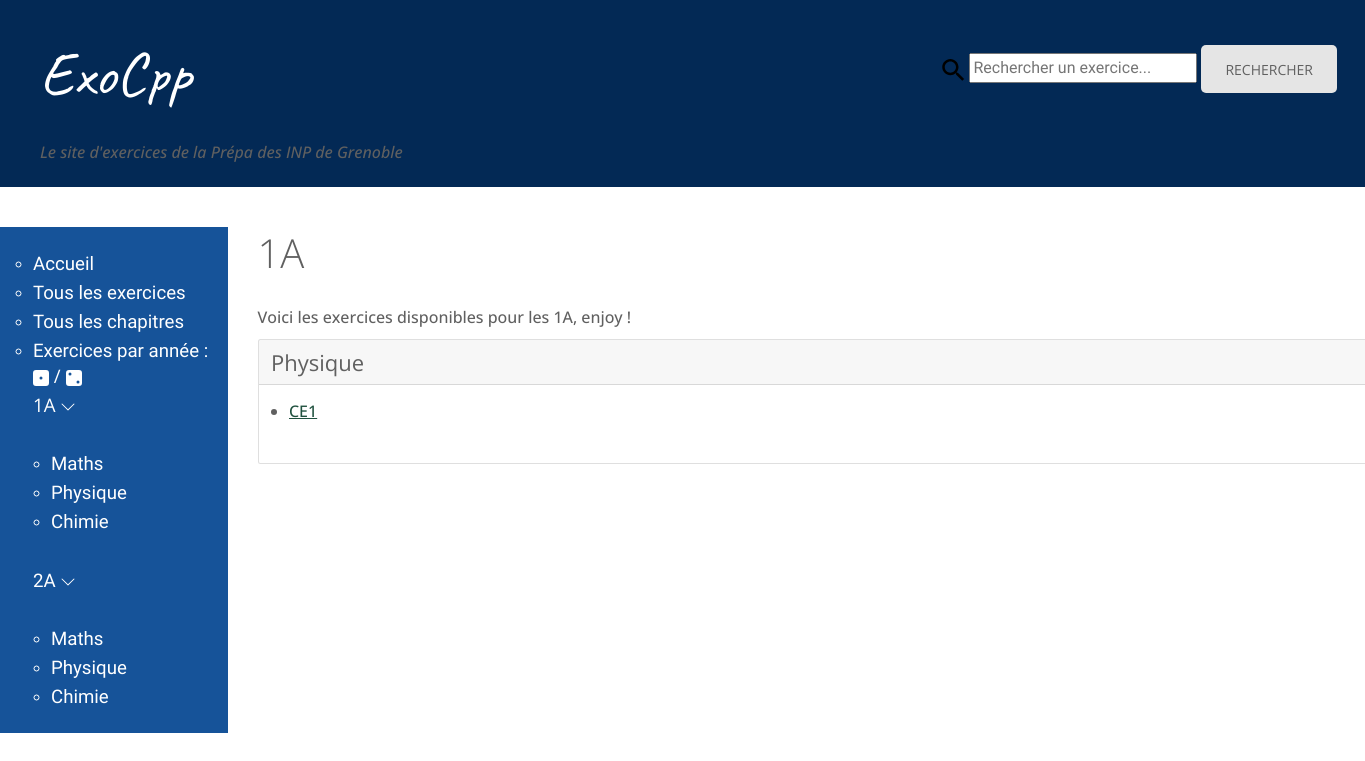
Page /1A on the earlier database version.
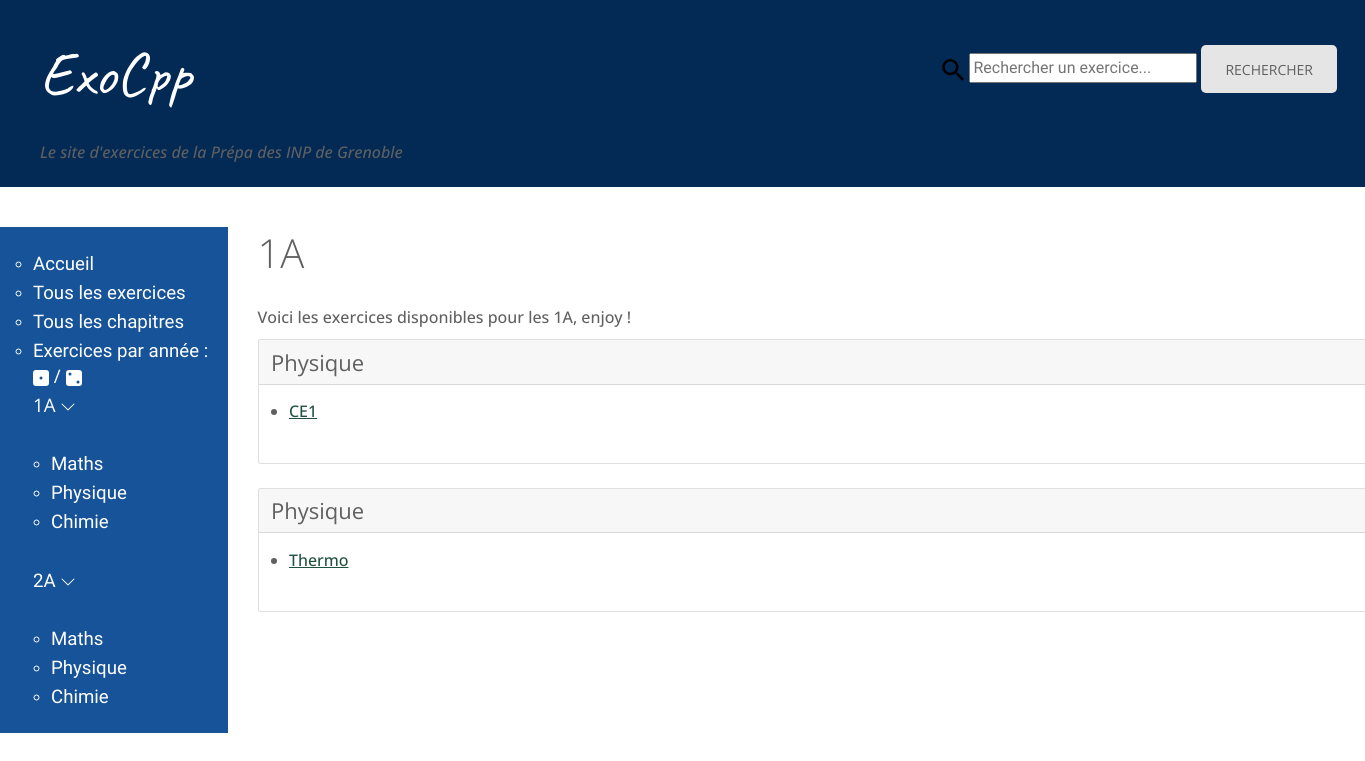
Same page on the later database version.
### exo/models.py (models this page shows, shortened)
class Chapitre(models.Model):
    annee = models.CharField(max_length=2, choices = [('1A', 'Première année'),
        ('2A', 'Deuxième année')])
    matiere = models.CharField(max_length=40 , choices = [('Maths', 'Maths'),('Chimie','Chimie'),
        ('Physique', 'Physique')]
        )
    nom = models.CharField(max_length=200, null=False)
    numero = models.IntegerField(null=True, help_text="Vous pouvez numéroter le chapitre/module \
        pour permettre un classement dans l'ordre du programme (recommandé, \
        la valeur par défaut est 1)", default=1)
    def get_absolute_url(self):
        return reverse('chapitre-details', args=[str(self.id)])

### exo/views.py (the view)
# urls.py: path('1A', views.all_1A, name="1A"),
def all_1A(request):
	prem_list = Chapitre.objects.filter(annee='1A').order_by('matiere', 'numero')
	return render(request, 'exo/1A.html', {'prem_list' : prem_list})

### exo/templates/exo/1A.html (shortened to what this page needs)
{% extends 'base_generic.html' %}
{% block content %}
	<h1>1A</h1>
  	<h6>Voici les exercices disponibles pour les 1A, enjoy !</h6>
	  	{% for chapitre in prem_list %}
	  		<div class="card">
			  <h4 class="card-header">
			  {{ chapitre.matiere }}</h4>
			  <div class="card-body">
			    <h6 class="card-title"><ul><li><a href="{{ chapitre.get_absolute_url }}">{{ chapitre.nom }}</a></li></ul></h6>
			  </div>
			</div><br/>
		{% endfor %}
{% endblock %}

### exo/templates/base_generic.html (shortened to what this page needs)
{% load static %}
<!DOCTYPE html>
<html lang="en">
<head>
  <link rel="stylesheet" href="https://stackpath.bootstrapcdn.com/bootstrap/4.1.3/css/bootstrap.min.css">
  <link rel="stylesheet" href="{% static 'css/styles.css' %}">
<link rel='stylesheet' id='pretty-checkbx-css'  href='https://cdn.jsdelivr.net/npm/pretty-checkbox@3.0/dist/pretty-checkbox.min.css?ver=5.4.4' type='text/css' media='all' />
<link rel="stylesheet" type="text/css" href="{% static 'css/styles2.css' %}"/>
</head>
<body>
  <div class="page-header">
      <div class="wrapper col1">
        <div id="topbar">
          <div id="search">
            <form class="search" method=POST action="{% url 'search-chap' %}">
              <input class="barre-recherche" type="search" placeholder="Rechercher un exercice..." aria-label="Recherche" name="searched">
              <button class="btn btn-outline-primary" type="submit">Rechercher</button>
            </form>
          </div>
        </div>
      </div>
      <div class="titre">
      <h1><a href="/">ExoCpp</a></h1>
      <h5>Le site d'exercices de la Prépa des INP de Grenoble</h5></div>
  </div>
  <div class="container-fluid">
    <div class="row">
          <div class="col-sm-2">
          {% block sidebar %}
          <br/>
          <ul class="puces-navbar">
              <li><h4><a href="{% url 'home' %}">Accueil</a></h4></li>
              <li><h4><a href="{% url 'exercices' %}">Tous les exercices</a></h4></li>
              <li><h4><a href="{% url 'chapitres' %}">Tous les chapitres</a></h4></li>
              <li><h4><a href="{% url '1A' %}">Exercices par année : {% include './exo/icons/dice-1-fill.svg' %}</a> / <a href="{% url '2A' %}">{% include './exo/icons/dice-2-fill.svg' %}</a></h4></li>
          {% endblock %}
          <div id="menu">
    <h4>1A <a href="{% url '1A' %}">{% include './exo/icons/chevron-down.svg' %}</a></h4><br/>
    <ul class="puces-navbar">
        <li><h4><a href="">Maths</a></h4></li>
        <li><h4><a href="">Physique</a></h4></li>
        <li><h4><a href="">Chimie</a></h4></li>
    </ul>
    <br/>
    <h4><a href="{% url '2A' %}">2A {% include './exo/icons/chevron-down.svg' %}</a></h4><br/>
    <ul class="puces-navbar">
        <li><h4><a href="">Maths</a></h4></li>
        <li><h4><a href="">Physique</a></h4></li>
        <li><h4><a href="">Chimie</a></h4></li>
    </ul>
</div>
</ul>
      </div>
         <div class="col-sm-10 ">
            <div class="container">
              {% block content %}
              {% endblock %}
            </div>
            <br/>
            <br/>
         </div>
    </div>
  </div>
</body>
</html>

### exo/templates/exo/icons/dice-1-fill.svg
<svg xmlns="http://www.w3.org/2000/svg" width="16" height="16" fill="currentColor" class="bi bi-dice-1-fill" viewBox="0 0 16 16">
  <path d="M3 0a3 3 0 0 0-3 3v10a3 3 0 0 0 3 3h10a3 3 0 0 0 3-3V3a3 3 0 0 0-3-3H3zm5 9.5a1.5 1.5 0 1 1 0-3 1.5 1.5 0 0 1 0 3z"/>
</svg>

### exo/templates/exo/icons/dice-2-fill.svg
<svg xmlns="http://www.w3.org/2000/svg" width="16" height="16" fill="currentColor" class="bi bi-dice-2-fill" viewBox="0 0 16 16">
  <path d="M0 3a3 3 0 0 1 3-3h10a3 3 0 0 1 3 3v10a3 3 0 0 1-3 3H3a3 3 0 0 1-3-3V3zm5.5 1a1.5 1.5 0 1 0-3 0 1.5 1.5 0 0 0 3 0zm6.5 9.5a1.5 1.5 0 1 0 0-3 1.5 1.5 0 0 0 0 3z"/>
</svg>

### exo/templates/exo/icons/chevron-down.svg
<svg xmlns="http://www.w3.org/2000/svg" width="16" height="16" fill="currentColor" class="bi bi-chevron-down" viewBox="0 0 16 16">
  <path fill-rule="evenodd" d="M1.646 4.646a.5.5 0 0 1 .708 0L8 10.293l5.646-5.647a.5.5 0 0 1 .708.708l-6 6a.5.5 0 0 1-.708 0l-6-6a.5.5 0 0 1 0-.708z"/>
</svg>

### exo/static/css/styles.css (style rules this page uses)
.page-header { background-color: #032955; margin-top: 0; margin-bottom: 40px; padding: 20px 20px 20px 40px; }
.page-header h1, .page-header h1 a, .page-header h1 a:visited, .page-header h1 a:active { color: #ffffff; font-size: 54pt; text-decoration: none; }
h1 a, h2 a { color: #FFFFFF; font-family: 'Caveat', cursive; }
h5 { color: #A0B5CE; font-size: 18pt; font-family: 'Caveat', cursive; }
h4 a { color: #FFFFFF; font-family: 'Cuprum', sans-serif; }
.col-sm-2 { background-color: #165399; }
.col-sm-2 h4, .col-sm-2 h4 a, .col-sm-2 h4 a:visited, .col-sm-2 h4 a:active { color: #FFFFFF; font-size: 14pt; text-decoration: none; margin-bottom:4px; font-weight:400; font-style:normal; text-transform:none }
body { background-color: #D6DADE; color: black; }
#topbar { height:45px; padding:15px 0; float: right }
#topbar #search { display:block; float:right; }
.puces-navbar { list-style: circle; color: white; }
.titre h1 a { color: #FFFFFF; font-size: 46pt; text-decoration: none; margin-bottom:2px; font-weight:400; font-style:normal; text-transform:none }
.titre h5 { font-size: 12pt; text-decoration: none; margin-bottom:4px; font-weight:500; font-style:italic; text-transform:none color: #DADDE0; }

### exo/templates/base_generic.html (style rules this page uses)
a, a:hover { color: #20513f; }
h1, h2, h3, h4, h5, h6, .h1, .h2, .product-info .product_title, .product-info .price, .h3, .h4, .h5, .h6 { font-family: 'Open Sans', Helvetica, Arial, sans-serif; }
a { font-family: 'Open Sans', Helvetica, Arial, sans-serif; }
.btn, .back-btn, .btn-primary, .add-to-cart em, .add-to-cart, .done-btn, .search-btn, .single-post article label+input[type="submit"], .single_add_to_cart_button,.button { font-family: 'Open Sans', Helvetica, Arial, sans-serif; }

Differences in the rows shown:
added Chapitre: matiere "Physique", nom "Thermo"
